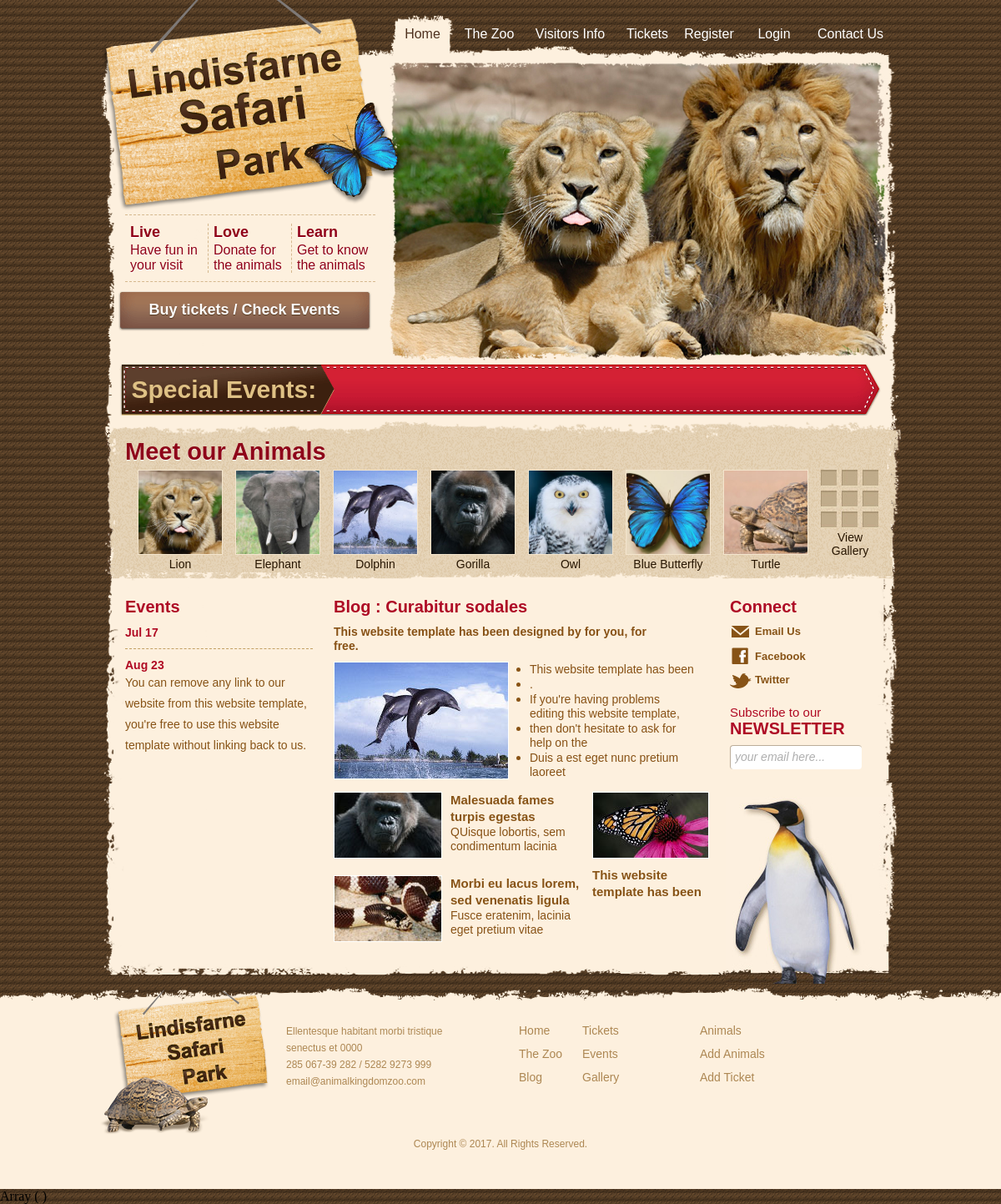
The page /index.php on the database its author committed.
### tables this page shows
CREATE TABLE `animals` (
  `id` int(11) NOT NULL,
  `name` varchar(255) NOT NULL,
  `description` text,
  `image` varchar(255) NOT NULL
);

### login/includes/dbconn.php (called while the page is built, shortened)
<?php
class DbConn
{
    public function __construct()
    {
        $host = "localhost";
        $username = "root";
        $password = "root";
        $db_name = "park";
        $tbl_prefix = "";
        $tbl_members = $tbl_prefix."members";
        $tbl_attempts = $tbl_prefix."loginAttempts";
        $tbl_tickets = $tbl_prefix."tickets";
        $tbl_animals = $tbl_prefix."animals";
        $tbl_setting = $tbl_prefix."setting";
        $this->tbl_animals = $tbl_animals;
        try {
			$this->conn = new PDO('mysql:host=' . $host . ';dbname=' . $db_name . ';charset=utf8', $username, $password);
		} catch (\Exception $e) {
			die('Database connection error');
		}
    }
}

### login/includes/Animal.php (called while the page is built, shortened)
<?php
class Animal
{
    public function getAllAnimals($limit=100)
    {
        try {
            $db = new DbConn;
            $tbl_animals = $db->tbl_animals;
            $stmt = $db->conn->prepare('SELECT * FROM '.$tbl_animals.' LIMIT '.$limit);
            $stmt->execute();
            $result = $stmt->fetchAll(PDO::FETCH_ASSOC);
            return $result;
        } catch (PDOException $e) {
            $err = "Error: " . $e->getMessage();
            return $err;
        }
    }
}

### index.php (the view)
<?php require "partial/header.php"; ?>
        <div id="featured">
            <h2>Meet our Animals</h2>
            <ul>
                <?php
                $a = new Animal();
                $animals = $a->getAllAnimals(7);
                foreach ($animals as $animal) { ?>
                    <li class="">
                        <a href="gallery.php"><img src="/login/<?php echo $animal['image']; ?>" alt="" height="100" width="100"/></a>
                        <a href="gallery.php"><?php echo $animal['name']; ?></a>
                    </li>
               <?php } ?>
                <li class="last">
                    <a href="gallery.php"><img src="images/button-view-gallery2.jpg" alt="" ></a>
                    <a href="gallery.php">View  <br> Gallery</a>
                </li>
            </ul>
        </div>
        <div class="section1">
            <h2>Events</h2>
            <ul id="article">
                <li class="first">
                    <a href="#"><span>Jul 17</span></a>
                </li>
                <li>
                    <a href="#"><span>Aug 23</span></a>
                    <p>You can remove any link to our website from this website template, you're free to use this website template without linking back to us.</p>
                </li>
            </ul>
        </div>
        <div class="section2">
            <h2>Blog : Curabitur sodales</h2>
            <p>This website template has been designed by  for you, for free.</p>
            <a href="#"><img src="images/dolphins.jpg" alt=""/></a>
            <ul>
                <li>
                    <p>This website template has been</p>
                </li>
                <li>
                    <p>.</p>
                </li>
                <li>
                    <p>If you're having problems editing this website template,</p>
                </li>
                <li>
                    <p>then don't hesitate to ask for help on the </p>
                </li>
                <li>
                    <p>Duis a est eget nunc pretium laoreet</p>
                </li>
            </ul>
            <div id="section1">
                <ul>
                    <li>
                        <a href="#"><img src="/images/gorilla-2.jpg" alt=""/></a>
                        <h4><a href="#">Malesuada fames turpis egestas</a></h4>
                        <p>QUisque lobortis, sem condimentum lacinia</p>
                    </li>
                    <li>
                        <a href="#"><img src="/images/snake-2.jpg" alt=""/></a>
                        <h4><a href="#">Morbi eu lacus lorem, sed venenatis ligula</a></h4>
                        <p>Fusce eratenim, lacinia eget pretium vitae</p>
                    </li>
                </ul>
            </div>
            <div id="section2">
                <ul>
                    <li>
                        <a href="#"><img src="/images/butterfly-2.jpg" alt=""/></a>
                        <h4><a href="#">This website template has been</a></h4>
                    </li>
                </ul>
            </div>
        </div>
        <div class="section3">
            <h2>Connect</h2>
            <a href="#" id="email">Email Us</a>
            <a href="#" id="facebook">Facebook</a>
            <a href="#" id="twitter">Twitter</a>
            <form action="">
                <h3>Subscribe to our</h3>
                <h2>NEWSLETTER</h2>
                <input type="text" value="your email here..." onblur="this.value=!this.value?'your email here...':this.value;" onfocus="this.select()" onclick="this.value='';" />
            </form>
            <img src="images/penguin2.jpg" alt=""/>
        </div>
<?php require "partial/footer.php"; ?>

### rows shown on the page
animals: image (picture), name "Lion"
animals: image (picture), name "Elephant"
animals: image (picture), name "Dolphin"
animals: image (picture), name "Gorilla"
animals: image (picture), name "Owl"
animals: image (picture), name "Blue Butterfly"
animals: image (picture), name "Turtle"
